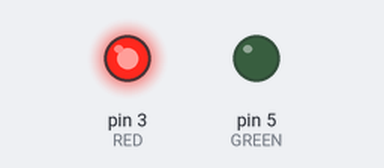
Bench run of a sketch on a simulated Arduino Pro Mini, built with avr-gcc and run on an emulated ATmega328P. Shown: output pins drawn as LEDs (lit = HIGH).

Above: at 12.8 s.
Timing chart, 0 to 40.0 s (numbered marks = the images above):
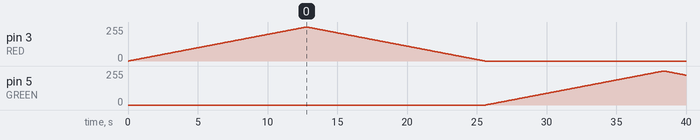

The sketch:

RGB_LED_Desk_Lighting.ino
```cpp
// (licence header left out)
#define RED 3
#define GREEN 5
#define BLUE 6

void setup() {
  // nothing happens in setup
}

void loop() {
  // fade in from min to max in increments of 5 points:
  for (int fadeValue = 0 ; fadeValue <= 255; fadeValue += 1) {
    // sets the value (range from 0 to 255):
    analogWrite(RED, fadeValue);
    // wait for 30 milliseconds to see the dimming effect
    delay(50);
  }
// fade out from max to min in increments of 5 points:
  for (int fadeValue = 255 ; fadeValue >= 0; fadeValue -= 1) {
    // sets the value (range from 0 to 255):
    analogWrite(RED, fadeValue);
    // wait for 30 milliseconds to see the dimming effect
    delay(50);


  }
  // fade in from min to max in increments of 5 points:
  for (int fadeValue = 0 ; fadeValue <= 255; fadeValue += 1) {
    // sets the value (range from 0 to 255):
    analogWrite(GREEN, fadeValue);
    // wait for 30 milliseconds to see the dimming effect
    delay(50);
  }

  // fade out from max to min in increments of 5 points:
  for (int fadeValue = 255 ; fadeValue >= 0; fadeValue -= 1) {
    // sets the value (range from 0 to 255):
    analogWrite(GREEN, fadeValue);
    // wait for 30 milliseconds to see the dimming effect
    delay(50);
  }
    // fade in from min to max in increments of 5 points:
  for (int fadeValue = 0 ; fadeValue <= 255; fadeValue += 1) {
    // sets the value (range from 0 to 255):
    analogWrite(BLUE, fadeValue);
    // wait for 30 milliseconds to see the dimming effect
    delay(50);
  }

  // fade out from max to min in increments of 5 points:
  for (int fadeValue = 255 ; fadeValue >= 0; fadeValue -= 1) {
    // sets the value (range from 0 to 255):
    analogWrite(BLUE, fadeValue);
    // wait for 30 milliseconds to see the dimming effect
    delay(50);
  }}
```

Measured:
- by itself, pin 3 (RED): rises from 0/255 to 255/255 in 12.7 s, then falls to 0/255 in 12.8 s
- by itself, pin 5 (GREEN): rises from 0/255 to 255/255 in 12.7 s, then falls to 224/255 in 1.6 s
